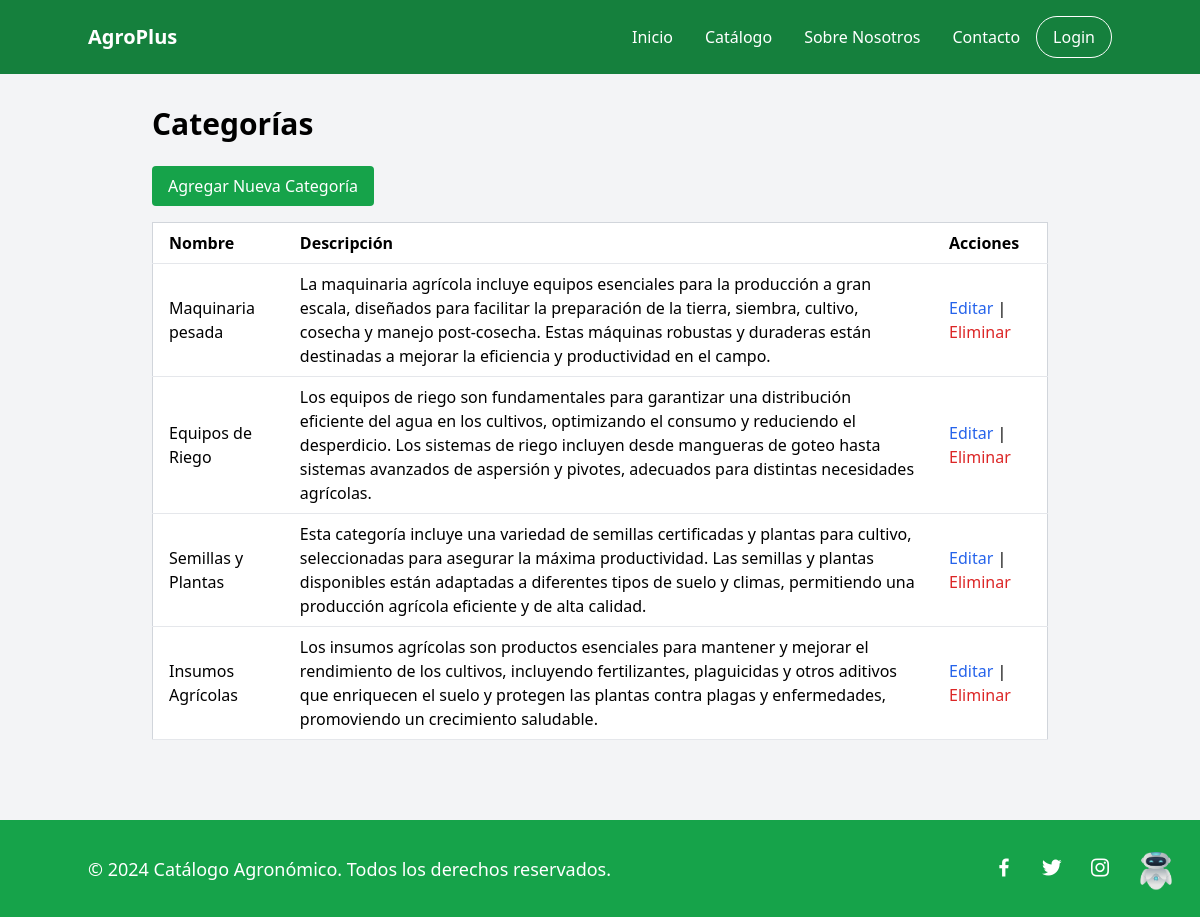
Page /categories/ on the committed database.
### core/catalog/models.py (models this page shows, shortened)
class Category(models.Model):
    name = models.CharField(max_length=100, unique=True)
    description = models.TextField(blank=True, null=True)
    created_at = models.DateTimeField(auto_now_add=True)
    updated_at = models.DateTimeField(auto_now=True)

### core/catalog/views/category.py (the view)
# urls.py: path('categories/', category.CategoryListView.as_view(), name='category_list'),
class CategoryListView(ListView):
    model = Category
    template_name = 'core/category/category_list.html'
    context_object_name = 'categories'

### templates/core/category/category_list.html (shortened to what this page needs)
{% extends 'components/base.html' %}
{% block content %}
    <div class="container mx-auto py-8 px-16">
        <h1 class="text-3xl font-bold mb-6">Categorías</h1>
        <a href="{% url 'catalog:category_create' %}" class="bg-green-600 text-white px-4 py-2 rounded mb-4 inline-block">Agregar Nueva Categoría</a>
        <table class="min-w-full bg-white border border-gray-300">
            <thead>
                <tr class="border-b">
                    <th class="py-2 px-4 text-left">Nombre</th>
                    <th class="py-2 px-4 text-left">Descripción</th>
                    <th class="py-2 px-4 text-left">Acciones</th>
                </tr>
            </thead>
            <tbody>
                {% for category in categories %}
                    <tr class="border-b">
                        <td class="py-2 px-4">{{ category.name }}</td>
                        <td class="py-2 px-4">{{ category.description }}</td>
                        <td class="py-2 px-4">
                            <a href="{% url 'catalog:category_update' category.pk %}" class="text-blue-600 hover:text-blue-800">Editar</a> |
                            <a href="{% url 'catalog:category_delete' category.pk %}" class="text-red-600 hover:text-red-800">Eliminar</a>
                        </td>
                    </tr>
                {% endfor %}
            </tbody>
        </table>
    </div>
{% endblock %}

### rows in the picture
Category: name "Maquinaria pesada", description "La maquinaria agrícola incluye equipos esenciales para la producción a gran escala, diseñados para facilitar la preparación de la tierra, siembra, cultivo, cosecha y manejo post-cosecha. Estas máquinas robustas y duraderas están destinadas a mejorar la eficiencia y productividad en el campo."
Category: name "Equipos de Riego", description "Los equipos de riego son fundamentales para garantizar una distribución eficiente del agua en los cultivos, optimizando el consumo y reduciendo el desperdicio. Los sistemas de riego incluyen desde mangueras de goteo hasta sistemas avanzados de aspersión y pivotes, adecuados para distintas necesidades agrícolas."
Category: name "Semillas y Plantas", description "Esta categoría incluye una variedad de semillas certificadas y plantas para cultivo, seleccionadas para asegurar la máxima productividad. Las semillas y plantas disponibles están adaptadas a diferentes tipos de suelo y climas, permitiendo una producción agrícola eficiente y de alta calidad."
Category: name "Insumos Agrícolas", description "Los insumos agrícolas son productos esenciales para mantener y mejorar el rendimiento de los cultivos, incluyendo fertilizantes, plaguicidas y otros aditivos que enriquecen el suelo y protegen las plantas contra plagas y enfermedades, promoviendo un crecimiento saludable."
